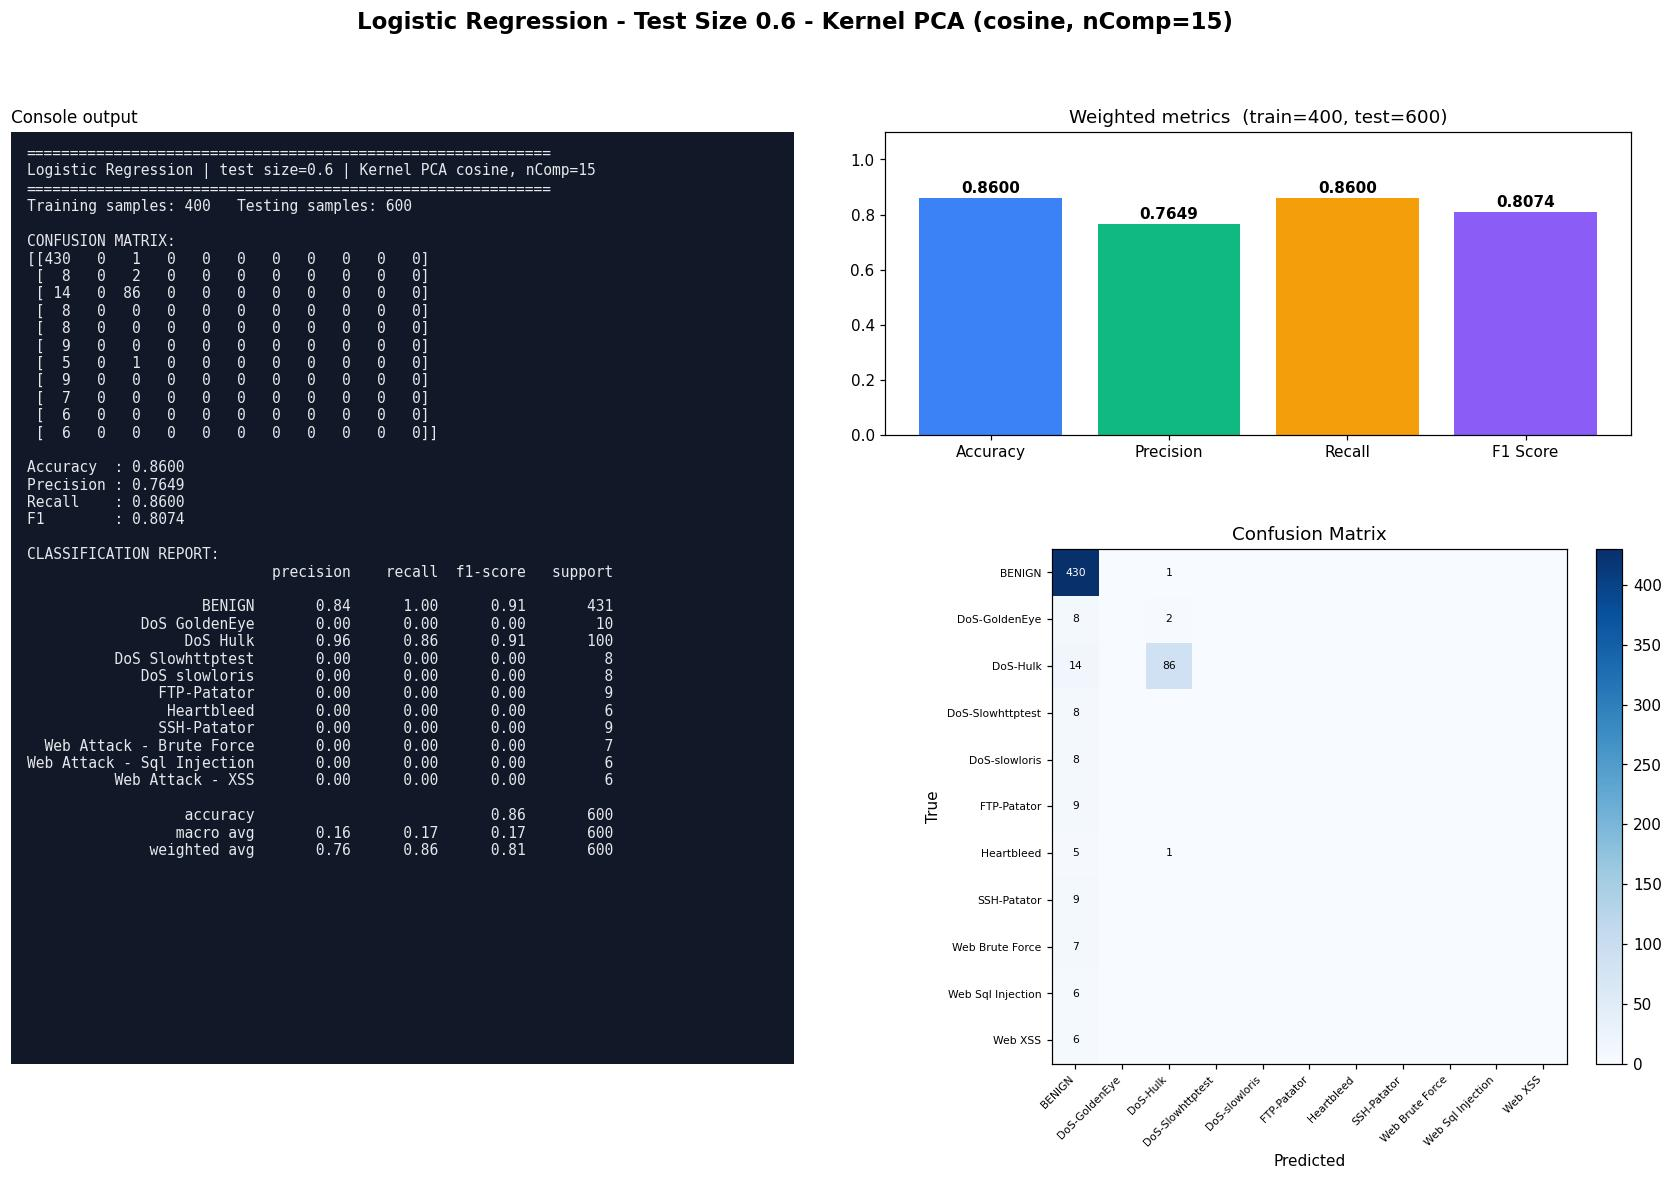

Generate this figure with Python:
#!/usr/bin/env python3
"""Logistic Regression | Test size 0.6 | Kernel PCA kernel=cosine, n_components=15
CIC-IDS2017 (Tue+Wed+Thu-morning) 1000-row stratified sample.
Run in any IDE (Spyder / VS Code / PyCharm / Jupyter): open the file and press Run, no arguments needed.
Saves next to this file: 'Test0.6_nComp15_LR.jpg' - one image with the console output (confusion matrix, metrics, classification report) plus charts."""
import json, os
import numpy as np
import matplotlib.pyplot as plt
from sklearn.decomposition import KernelPCA
from sklearn.linear_model import LogisticRegression
from sklearn.metrics import (accuracy_score, classification_report, confusion_matrix,
                             f1_score, precision_score, recall_score)
from sklearn.model_selection import train_test_split
from sklearn.preprocessing import StandardScaler

TEST_SIZE, KERNEL, N_COMP, ALG, ALG_NAME = 0.6, "cosine", 15, "LR", "Logistic Regression"
try:
    HERE = os.path.dirname(os.path.abspath(__file__))
except NameError:                      # Jupyter / interactive console
    HERE = os.getcwd()
def _find_root():                      # folder that contains data/sample.npz (works from any working directory)
    for p in (HERE, os.path.join(HERE, ".."), os.path.join(HERE, "..", ".."), os.getcwd()):
        if os.path.exists(os.path.join(p, "data", "sample.npz")):
            return os.path.abspath(p)
    raise FileNotFoundError("data/sample.npz not found - run prepare_data.py or keep the repo folder structure")
ROOT = _find_root()
tag = f"Test{TEST_SIZE}_nComp{N_COMP}_{ALG}"

# 1. LOAD cached, cleaned sample (see prepare_data.py)
d = np.load(os.path.join(ROOT, "data", "sample.npz"), allow_pickle=True)
X, y, class_names = d["X"], d["y"], [str(c).replace("�", "-") for c in d["classes"]]

# 2. SPLIT
X_train, X_test, y_train, y_test = train_test_split(
    X, y, test_size=TEST_SIZE, random_state=42, stratify=y)

# 3. SCALE (fit on train only)
scaler = StandardScaler()
X_train = scaler.fit_transform(X_train); X_test = scaler.transform(X_test)

# 4. DIMENSIONALITY REDUCTION: Kernel PCA (fit on train only; gamma = sklearn default 1/n_features)
kpca = KernelPCA(n_components=N_COMP, kernel=KERNEL, random_state=0)
X_train = kpca.fit_transform(X_train); X_test = kpca.transform(X_test)

# 5. CLASSIFIER
classifier = LogisticRegression(max_iter=1000, solver="lbfgs", random_state=0)
classifier.fit(X_train, y_train)
y_pred = classifier.predict(X_test)

# 6. METRICS
labels = np.arange(len(class_names))
cm = confusion_matrix(y_test, y_pred, labels=labels)
res = dict(test_size=TEST_SIZE, kernel=KERNEL, n_components=N_COMP, algorithm=ALG, model=ALG_NAME,
           n_train=int(len(y_train)), n_test=int(len(y_test)),
           accuracy=accuracy_score(y_test, y_pred),
           precision=precision_score(y_test, y_pred, average="weighted", zero_division=0),
           recall=recall_score(y_test, y_pred, average="weighted", zero_division=0),
           f1=f1_score(y_test, y_pred, average="weighted", zero_division=0))
report = classification_report(y_test, y_pred, labels=labels, target_names=class_names, zero_division=0)
lines = ["=" * 60, f"{ALG_NAME} | test size={TEST_SIZE} | Kernel PCA {KERNEL}, nComp={N_COMP}", "=" * 60,
         f"Training samples: {len(y_train)}   Testing samples: {len(y_test)}", "", "CONFUSION MATRIX:", np.array2string(cm), ""]
for k in ("accuracy", "precision", "recall", "f1"): lines.append(f"{k.capitalize():10s}: {res[k]:.4f}")
lines += ["", "CLASSIFICATION REPORT:", report]
console_output = "\n".join(lines); print(console_output)

# 7. VISUAL OUTPUT: console output + charts in ONE image (real results only)
short = [c.replace("Web Attack - ", "Web ").replace("DoS ", "DoS-") for c in class_names]
fig = plt.figure(figsize=(19, 11), dpi=110)
gs = fig.add_gridspec(2, 2, width_ratios=[1.05, 1], height_ratios=[1, 1.7], hspace=0.28, wspace=0.12)
fig.suptitle(f"{ALG_NAME} - Test Size {TEST_SIZE} - Kernel PCA ({KERNEL}, nComp={N_COMP})", fontsize=15, fontweight="bold")
axt = fig.add_subplot(gs[:, 0]); axt.set_facecolor("#111827"); axt.set_xticks([]); axt.set_yticks([])
for sp in axt.spines.values(): sp.set_visible(False)
axt.text(0.02, 0.985, console_output, family="monospace", fontsize=9.6, color="#e5e7eb", va="top", ha="left", transform=axt.transAxes)
axt.set_title("Console output", loc="left", fontsize=11)
ax0 = fig.add_subplot(gs[0, 1]); ax1 = fig.add_subplot(gs[1, 1])
names = ["Accuracy", "Precision", "Recall", "F1 Score"]; vals = [res["accuracy"], res["precision"], res["recall"], res["f1"]]
bars = ax0.bar(names, vals, color=["#3b82f6", "#10b981", "#f59e0b", "#8b5cf6"])
ax0.set_ylim(0, 1.1); ax0.set_title(f"Weighted metrics  (train={res['n_train']}, test={res['n_test']})")
for b in bars: ax0.text(b.get_x() + b.get_width() / 2, b.get_height() + .02, f"{b.get_height():.4f}", ha="center", fontweight="bold")
im = ax1.imshow(cm, cmap="Blues"); fig.colorbar(im, ax=ax1, fraction=.046, pad=.04)
ax1.set_xticks(labels); ax1.set_yticks(labels); ax1.set_xticklabels(short, rotation=45, ha="right", fontsize=7); ax1.set_yticklabels(short, fontsize=7)
ax1.set_xlabel("Predicted"); ax1.set_ylabel("True"); ax1.set_title("Confusion Matrix")
for a in labels:
    for b_ in labels:
        if cm[a, b_]: ax1.text(b_, a, cm[a, b_], ha="center", va="center", fontsize=7, color="white" if cm[a, b_] > cm.max() / 2 else "black")
plt.savefig(os.path.join(HERE, tag + ".jpg"), format="jpg", bbox_inches="tight")
if os.environ.get("ACN_NO_SHOW") != "1": plt.show()   # IDEs display the image; run_all.py disables this
plt.close()

os.makedirs(os.path.join(ROOT, "results", "json"), exist_ok=True)
with open(os.path.join(ROOT, "results", "json", tag + ".json"), "w") as f: json.dump(res, f)
